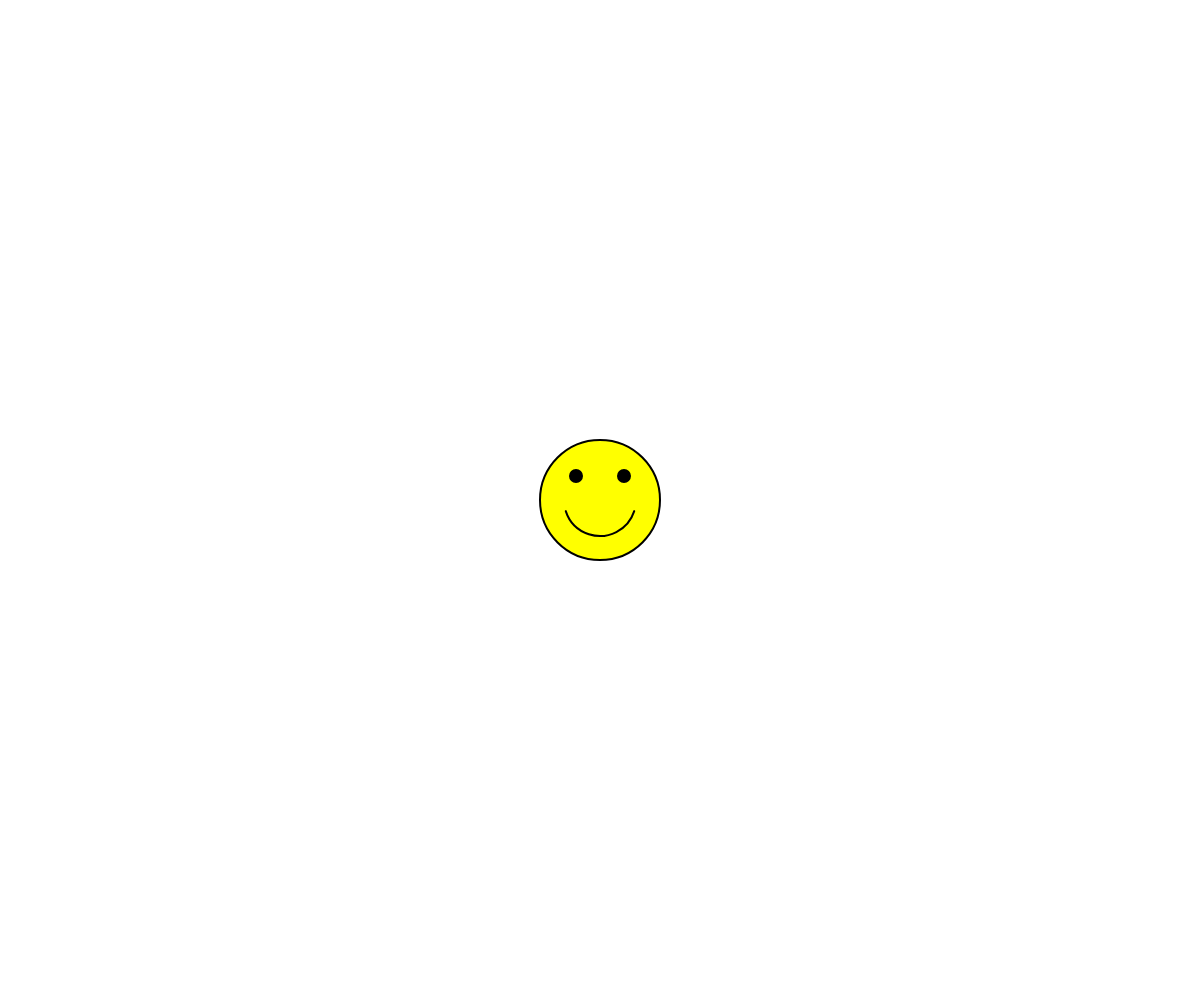
Frame 1 (no input)
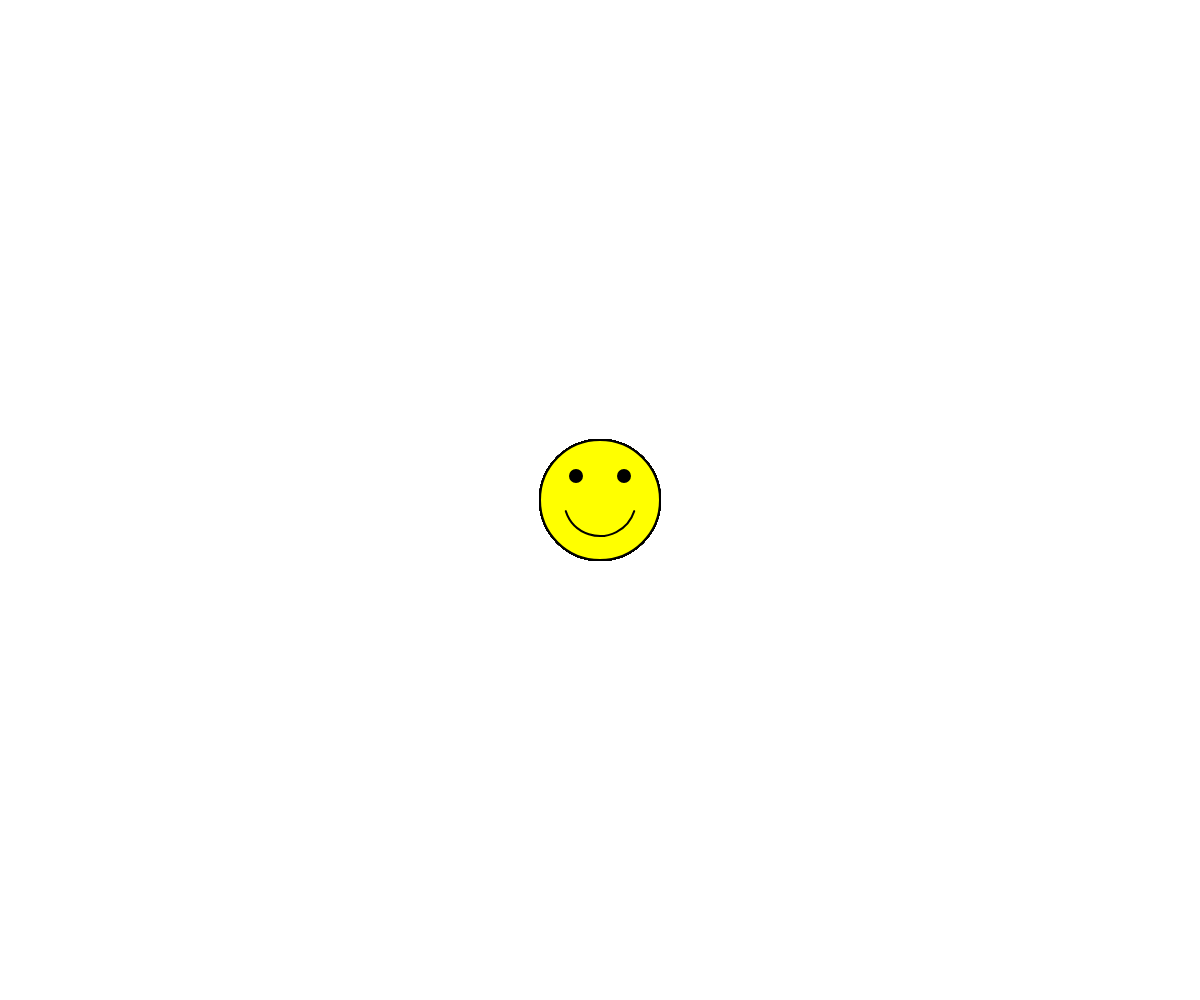
Frame 60 (no input)
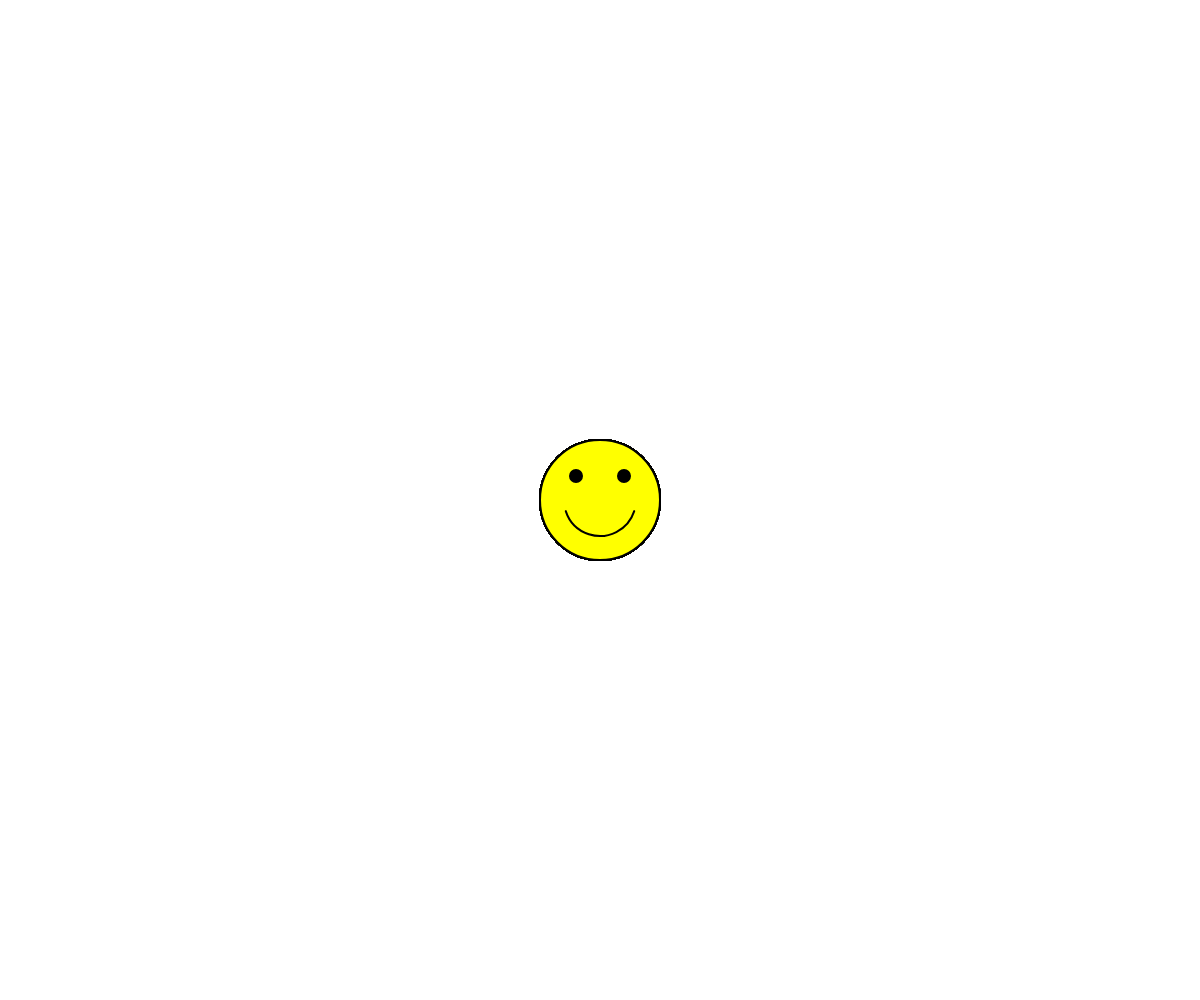
Frame 120 (the mouse pressed at the canvas centre since frame 60)

The p5.js sketch that drew these frames (run headless with seeded random() and noise() and a simulated clock; from frame 60 on, the mouse is pressed at the canvas centre):

// p5.js sketch
// ── sketch.js
function setup() {
  createCanvas(windowWidth, windowHeight);
}

function draw() {
  happyFace(width/2, height/2, windowWidth*windowHeight/10000);
}

function happyFace (x, y, diam) {
      // Face
      fill(255, 255, 0);
      stroke(0);
      strokeWeight(2);
      ellipse(x, y, diam, diam);
      
      // Smile
      var startAng = .1*PI
      var endAng = .9*PI
      var smileDiam = .6*diam;
      arc(x, y, smileDiam, smileDiam, startAng, endAng);
      
      // Eyes
      var offset = .2*diam;
      var eyeDiam = .1*diam;
      fill(0);
      ellipse(x-offset, y-offset, eyeDiam, eyeDiam);
      ellipse(x+offset, y-offset, eyeDiam, eyeDiam);
}
